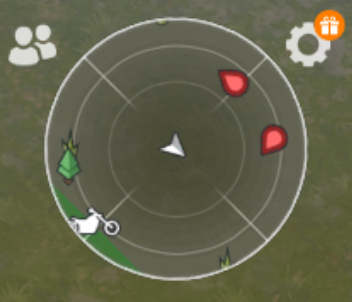
#> input picture pic_ldoe/map_two_enemy_day_min.png, 352 x 302 px
$ python minimap_enemys.py
#> lines starting #> are read from the running program, lines starting #| are printed output that depends on the picture; after the words box and inside, x2 and y2 are one past the last pixel; in counts of white or black regions, pixels touching at a corner belong together
import numpy as np
import cv2
import math

def click_event(event, x, y, flags, param):
    if event == cv2.EVENT_LBUTTONDOWN:
        colorsB = frame[y, x, 0]
        colorsG = frame[y, x, 1]
        colorsR = frame[y, x, 2]
        colors = frame[y, x]
        hsv_value = np.uint8([[[colorsB, colorsG, colorsR]]])
        hsv = cv2.cvtColor(hsv_value, cv2.COLOR_BGR2HSV)
        print("----------------")
        print("HSV : ", hsv)
        print("Red: ", colorsR)
        print("Green: ", colorsG)
        print("Blue: ", colorsB)
        print("BRG Format: ", colors)
        print("Coordinates of pixel: X: ", x, "Y: ", y)

#получение центра контура с помощью моментов
def contour_center(contour):            # https://www.cyberforum.ru/python-graphics/thread2907676.html
    moment = cv2.moments(contour)
    x = int(moment['m10'] / moment['m00'])
    y = int(moment['m01'] / moment['m00'])

    return x, y

#получение центра контура с помощью крайних точек отрезков контура
def contour_center_2(contour, eps= 0.015):            # https://habr.com/ru/articles/676838/
    #апроксимируем контур
    #eps = 0.005
    #eps = 0.01 #порог аппроксимации - при увеличении контуров меньгше
    epsilon = arclen * eps
    approx = cv2.approxPolyDP(cnt, epsilon, True)
    print('контур состоит из ' + str(len(approx)) + ' элементов')

    #находим центр - стреднюю координату всех точек контура
    sum_x = 0.0
    sum_y = 0.0
    for point in approx:
        x = float(point[0][0])
        y = float(point[0][1])
        sum_x += x
        sum_y += y
    xc = sum_x / float(len((approx)))
    yc = sum_y / float(len((approx)))
    return xc, yc

#получение наиболее удаленной точки контура от заданной
def get_must_remote_point(contour, pointX, pointY):            # https://www.cyberforum.ru/python-graphics/thread2907676.html
    max = 0
    beg_point = -1
    for i in range(0, len(contour)):
        point = contour[i]
        x = float(point[0][0])
        y = float(point[0][1])
        dx = x - pointX
        dy = y - pointY
        r = math.sqrt(dx * dx + dy * dy)
        if r > max:
            max = r
            beg_point = i

    xr = float(contour[beg_point][0][0])
    yr = float(contour[beg_point][0][1])
    return xr, yr


MOB_VISION_RANGE = 40
MOB_VISION_ANGLE = 90
FONT = cv2.FONT_HERSHEY_SIMPLEX


img = cv2.imread('../pic_ldoe/map_two_enemy_day_min.png')
#> img is the input picture: shape (302, 352, 3); mean B, G, R 76.2, 100.4, 100
frame = img.copy()

hsv = cv2.cvtColor(frame, cv2.COLOR_BGR2HSV)
#> hsv: shape (302, 352, 3); mean H, S, V 31.8, 66.6, 102.4

l_h = 0
l_s = 103
l_v = 150
u_h = 0
u_s = 172
u_v = 255
l_b = np.array([l_h, l_s, l_v])
u_b = np.array([u_h, u_s, u_v])

mask = cv2.inRange(hsv, l_b, u_b)
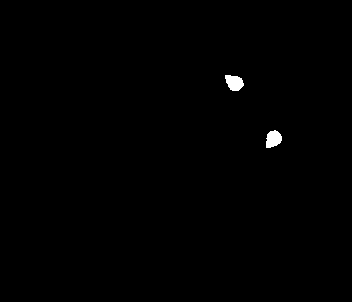
#> mask: shape (302, 352); 0.41% white; 2 white regions

#контуры
ret, thresh = cv2.threshold(mask, 1, 255, 0)
contours, hierarchy = cv2.findContours(thresh, cv2.RETR_TREE, cv2.CHAIN_APPROX_NONE)
#> contours = 2 contours; box (x1, y1, x2, y2) and area: (225, 75, 244, 91) 197, (266, 130, 282, 148) 191

# перебираем все найденные контуры в цикле
#print('контуров найдено = ' + str(len(contours)))
for cnt in contours:

    #находим длину контура
    arclen = cv2.arcLength(cnt, True)
    #print('длина контура = ' + str(arclen))
    if arclen > 40:

        xc, yc = contour_center(cnt)    #находим координаты центра контура
        xr, yr = get_must_remote_point(cnt, xc, yc)     #находим координаты дальней от центра точки контура (куда смотрит моб)

        xvec= xr - xc   #координаты вектора
        yvec = yr - yc

        angle = math.atan2(yvec, xvec)   # угол от плоскости в радианах куда смотрит моб
        angle_vis = (MOB_VISION_ANGLE * math.pi / 360)  # величина отклонения от angle в радианах для определения границ видимости
        angle_plus_vis = angle + angle_vis     # угол границы видимости 1
        angle_minus_vis = angle - angle_vis    # угол границы видимости 2

        x0danger = xc + MOB_VISION_RANGE * math.cos(angle)  #дальняя точка середины видимости
        y0danger = yc + MOB_VISION_RANGE * math.sin(angle)

        x1danger = xc + MOB_VISION_RANGE * math.cos(angle_plus_vis) #дальняя точка границы видимости 1
        y1danger = yc + MOB_VISION_RANGE * math.sin(angle_plus_vis)

        y2danger = yc + MOB_VISION_RANGE * math.sin(angle_minus_vis)    #дальняя точка границы видимости 2
        x2danger = xc + MOB_VISION_RANGE * math.cos(angle_minus_vis)


        ### РИСОВКА
        cv2.putText(frame, 'enemy', (int(xc) - 20, int(yc) - 15), FONT, .4, (70, 155, 255), 1, cv2.LINE_AA) #подписываем что это враг
        cv2.circle(frame, (int(xc), int(yc)), 3, (255, 255, 255), 1)  # Отобразим центр
        cv2.circle(frame, (int(xr), int(yr)), 3, (255, 40, 80), 1)  # Отобразим дальнюю точку
        cv2.circle(frame, (int(xc), int(yc)), MOB_VISION_RANGE, (255, 255, 255), 1)  # зона зрения + слуха моба

        cv2.line(frame, (int(xc), int(yc)), (int(x0danger), int(y0danger)), (255, 0, 0), 1)
        cv2.line(frame, (int(xc), int(yc)), (int(x1danger), int(y1danger)), (255, 255, 0), 1)
        cv2.line(frame, (int(xc), int(yc)), (int(x2danger), int(y2danger)), (0, 0 , 255), 1)
#> this loop made 2 passes
#> (arclen, x in contour_center, y in contour_center, xc, yc, xr) on passes 1 to 2: (55.46, 273, 138, 273, 138, 266), (56.63, 233, 82, 233, 82, 225)
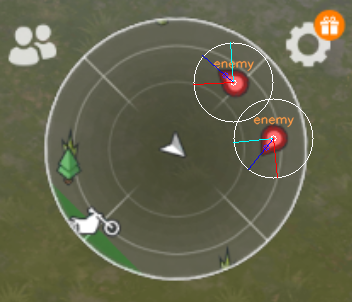
#> frame: shape (302, 352, 3); 1.18% of pixels changed, all inside (x1, y1, x2, y2) = (193, 42, 314, 179)

        #cv2.ellipse(frame, (int(xr), int(yr)), (30, 30), 0, 180, 270, (0, 0, 255), 2)


cv2.drawContours(frame, contours, -1, (255, 255, 0), 1)
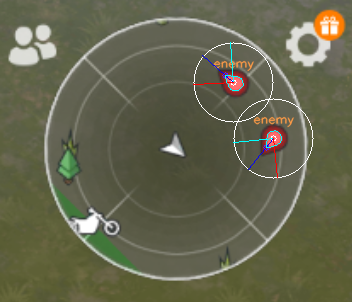
#> frame: shape (302, 352, 3); 0.09% of pixels changed, all inside (x1, y1, x2, y2) = (225, 75, 282, 148)


#res = cv2.bitwise_and(frame,frame, mask = mask)  cv2.imshow("res", res)

cv2.imshow("original", img)
cv2.imshow("frame", frame)
cv2.imshow("mask", mask)

cv2.setMouseCallback('frame', click_event)
cv2.setMouseCallback('mask', click_event)
#cv2.setMouseCallback('res', click_event)


k = cv2.waitKey(0) & 0xFF
#> (key Esc is pressed here)
cv2.destroyAllWindows()

$ run again, with pic_ldoe/1_neitral_evening_min.png copied over pic_ldoe/map_two_enemy_day_min.png
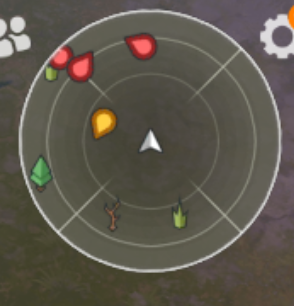
#> input picture pic_ldoe/1_neitral_evening_min.png, 294 x 306 px
#> img is the input picture: shape (306, 294, 3); mean B, G, R 76.8, 87.7, 93.1
#> hsv: shape (306, 294, 3); mean H, S, V 36.9, 47.7, 93.5
#> `mask = cv2.inRange(hsv, l_b, u_b)`:
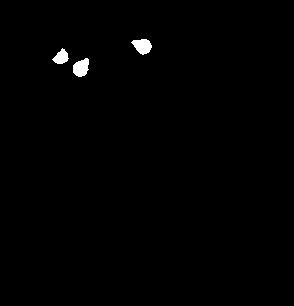
#> mask: shape (306, 294); 0.68% white; 3 white regions
#> contours = 3 contours; box (x1, y1, x2, y2) and area: (73, 58, 89, 77) 200, (131, 39, 152, 55) 198, (52, 48, 69, 64) 140
#> the loop `for cnt in contours:` made 3 passes
#> (arclen, x in contour_center, y in contour_center, xc, yc, xr, yr, xvec) on passes 1 to 3: (56.87, 80, 67, 80, 67, 87, 58, 7), (49.11, 60, 56, 60, 56, 52, 59, -8), (57.11, 142, 45, 142, 45, 131, 42, -11)
#> `cv2.drawContours(frame, contours, -1, (255, 255, 0), 1)`:
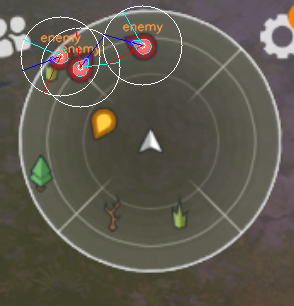
#> frame: shape (306, 294, 3); mean B, G, R 78.7, 89.4, 94.4
